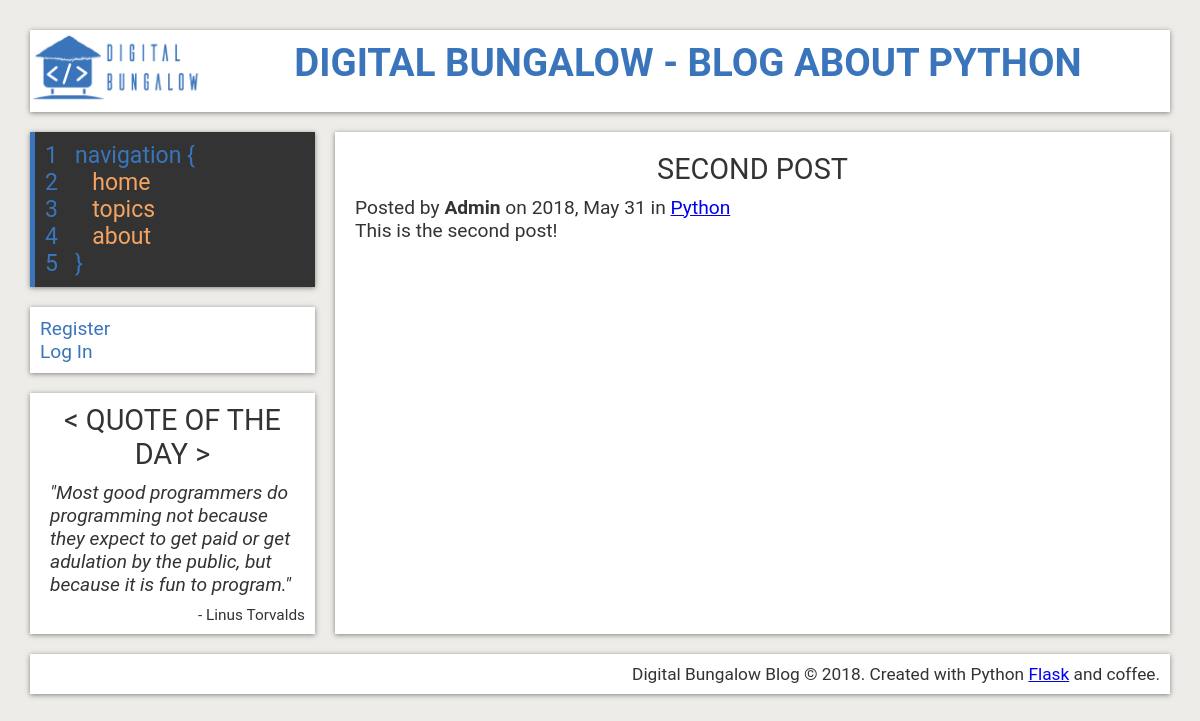
Screenshot of /post/Second Post with the database file from the repository.
### flaskblog/models.py (models this page shows, shortened)
class Post(db.Model):
    id = db.Column(db.Integer, primary_key=True)
    title = db.Column(db.String(100), nullable=False)
    date_posted = db.Column(db.DateTime, nullable=False, default=datetime.utcnow)
    content = db.Column(db.Text, nullable=False)
    topic_id = db.Column(db.Integer, db.ForeignKey('topic.id'), nullable=False)
    user_id = db.Column(db.Integer, db.ForeignKey('user.id'), nullable=False)

class User(db.Model, UserMixin):
    id = db.Column(db.Integer, primary_key=True)
    username = db.Column(db.String(20), unique=True, nullable=False)
    email = db.Column(db.String(120), unique=True, nullable=False)
    image_file = db.Column(db.String(20), nullable=False, default='default-avatar.jpg')
    password = db.Column(db.String(60), nullable=False)
    posts = db.relationship('Post', backref='author', lazy=True)

class Topic(db.Model):
    id = db.Column(db.Integer, primary_key=True)
    topicname = db.Column(db.String(60), nullable=False)
    posts = db.relationship('Post', backref='topic', lazy=True)

### flaskblog/routes.py (the view)
@app.route("/post/<post_title>")
def post(post_title):
    post = Post.query.filter_by(title=post_title).first()
    topic = Topic.query.filter_by(id=post.topic_id).first()
    return render_template('post.html', title=post.title, topic=topic, post=post)

### flaskblog/templates/post.html (shortened to what this page needs)
{% extends "layout.html" %}
{% block content %}
    <article class="post">
      <section class="post-content">
          <h2>{{ post.title }}</h2>
          <div class="post-meta">
            <p> Posted by <b>{{ post.author.username }}</b>
              on {{ post.date_posted.strftime('%Y, %b %d') }}
              in <a href="{{ url_for('topic', topic_name=topic.topicname)}}">
                  {{ topic.topicname }}
                </a>
            </p>
          </div>
          <div class="post-text">
            {{ post.content }}
          </div>
      </section>
    </article>
{% endblock content %}

### flaskblog/static/style.css (style rules this page uses)
:root { --primary: #ffffff; --blue: #3a75bb; --orange: #F4A460; --lightblue: #DDEAF9; --grey: #edece8; --hover: #696969; --dark: #333; --shadow: 0 1px 5px rgba(104, 104, 104, 0.8); }
* { margin: 0px; padding: 0px; }
html { box-sizing: border-box; color: var(--dark); font-family: Roboto; font-size: 1.2em; }
body { background: var(--grey); }
h2 { text-transform: uppercase; font-weight: normal; }
article { grid-area: article; background: var(--primary); padding: 10px 20px; box-shadow: var(--shadow); }
section { padding: 10px 0; }
article h2 { text-align: center; margin-bottom: 10px; }

### rows the page displays
Post: title "SECOND POST", date_posted "2018, May 31", content "This is the second post!"
User: author.username "Admin"
Topic: topicname "Python"
